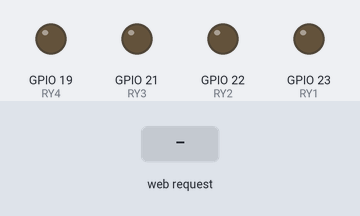
Recording of a sketch running on a simulated ESP32. Parts: output pins drawn as LEDs (lit = HIGH). Inputs (shaded band) come from the test bench. WiFi joins after 1.5 s; servers stay silent unless stated; what the sketch prints to the serial monitor is not drawn.

Above: at 2.7 s.
2.8 s: HTTP request GET /speed1/on received
At 4.5 s:
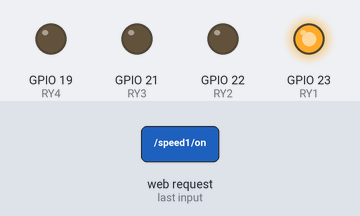
5.0 s: HTTP request GET /speed2/on received
At 6.2 s:
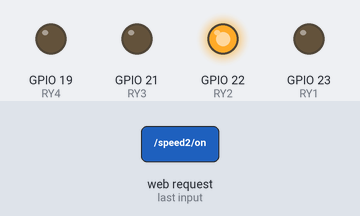
7.0 s: HTTP request GET /speed3/on received
At 7.9 s:
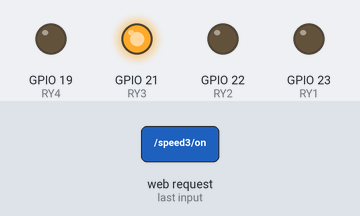
Timing chart, 0 to 10.0 s (numbered marks = the images above; inputs shaded):
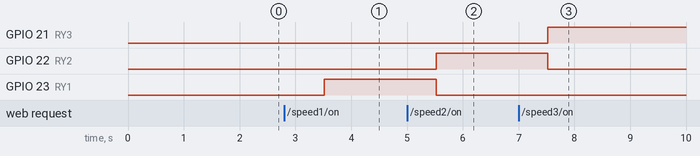

Measured:
- after the input at 2.8 s, GPIO 23 (RY1): LOW → HIGH after 0.72 s
- after the input at 5.0 s, GPIO 22 (RY2): LOW → HIGH after 0.52 s; GPIO 23 (RY1): HIGH → LOW after 0.52 s
- after the input at 7.0 s, GPIO 21 (RY3): LOW → HIGH after 0.52 s; GPIO 22 (RY2): HIGH → LOW after 0.52 s

The sketch:

ESP32-SmartFan.ino
```cpp
#include <WiFi.h>
const char* ssid = "SK_ 2.4G";
const char* password = "42117622";

WiFiServer server(80);

IPAddress staticIP(192,168,0,100);
IPAddress gateway(192,168,0,1);
IPAddress subnet(255,255,255,0);

String header;
String outputState1 = "off";
String outputState2 = "off";
String outputState3 = "off";
String outputState4 = "off";

#define RY1 23  //outputState1
#define RY2 22  //outputState1
#define RY3 21  //outputState3
#define RY4 19  //outputState4

void setup() {
  Serial.begin(115200);
  pinMode(RY1, OUTPUT);
  pinMode(RY2, OUTPUT);
  pinMode(RY3, OUTPUT);
  pinMode(RY4, OUTPUT);
  //off all
  digitalWrite(RY1, LOW);
  digitalWrite(RY2, LOW);
  digitalWrite(RY3, LOW);
  digitalWrite(RY4, LOW);
  delay(10);
  // Set Wi-Fi network with SSID and password
  Serial.print("Connect to ");
  Serial.println(ssid);
  WiFi.begin(ssid, password);
  WiFi.config(staticIP, gateway, subnet);
  while (WiFi.status() != WL_CONNECTED) {
    Serial.print(".");
    delay(500);
  }
  Serial.println();
  Serial.println("WiFi connected.");
  Serial.print("IP Address: ");
  Serial.println(WiFi.localIP());
  server.begin();
}

void loop() {
  WiFiClient client = server.available();

  if (client) {
    Serial.println("New Client.");
    String currentLine = "";
    while (client.connected()) {
      if (client.available()) {
        char c = client.read();
        Serial.write(c);
        header += c;
        if (c == '\n') {
          if (currentLine.length() == 0) {
            client.println("HTTP/1.1 200 OK");
            client.println("Content-type:text/html");
            client.println("Connection: close");
            client.println();

            // turns the GPIOs on and off
            if (header.indexOf("GET /speed1/on") >= 0) {
              Serial.println("GPIO Speed1 on");
              outputState1 = "on";
              outputState2 = "off";
              outputState3 = "off";
              outputState4 = "off";
              digitalWrite(RY1, HIGH); //ON active 1
              digitalWrite(RY2, LOW); //OFF
              digitalWrite(RY3, LOW); //OFF
              digitalWrite(RY4, LOW); //OFF
            }else if (header.indexOf("GET /speed2/on") >= 0) {
              Serial.println("GPIO Speed2 on");
              outputState1 = "off";
              outputState2 = "on";
              outputState3 = "off";
              outputState4 = "off";
              digitalWrite(RY1, LOW); //OFF
              digitalWrite(RY2, HIGH); //ON active 1
              digitalWrite(RY3, LOW); //OFF
              digitalWrite(RY4, LOW); //OFF
            }else if (header.indexOf("GET /speed3/on") >= 0) {
              Serial.println("GPIO Speed3 on");
              outputState1 = "off";
              outputState2 = "off";
              outputState3 = "on";
              outputState4 = "off";
              digitalWrite(RY1, LOW); //OFF
              digitalWrite(RY2, LOW); //OFF
              digitalWrite(RY3, HIGH); //ON active 0
              digitalWrite(RY4, LOW); //OFF
            }else if (header.indexOf("GET /speed4/off") >= 0) {
              Serial.println("GPIO OFF ALL");
              outputState1 = "off";
              outputState2 = "off";
              outputState3 = "off";
              outputState4 = "off";
              digitalWrite(RY1, LOW); //OFF
              digitalWrite(RY2, LOW); //OFF
              digitalWrite(RY3, LOW); //OFF
              digitalWrite(RY4, LOW); //OFF
            }

            client.println("<!DOCTYPE html><html>");
            client.println("<head><meta name=\"viewport\" content=\"width=device-width, initial-scale=1\">");
            client.println("<style>html { font-family: Helvetica; display: inline-block; margin: 0px auto; text-align: center;}");
            client.println(".button { background-color: #4CAF50; border: none; color: white; padding: 16px 40px;");
            client.println("text-decoration: none; font-size: 30px; margin: 2px; cursor: pointer;}");
            client.println(".button2 {background-color: #555555;}</style></head>");

            client.println("<body><h1>Smart FAN V0.1</h1>");
            client.println("<p>GPIO RY1 - State " + outputState1 + "</p>");
            client.println("<p>GPIO RY2 - State " + outputState2 + "</p>");
            client.println("<p>GPIO RY3 - State " + outputState3 + "</p>");
            client.println("<p>GPIO RY4 - State " + outputState4 + "</p>");
            client.println();
            break;
          } else {
            currentLine = "";
          }
        } else if (c != '\r') {
          currentLine += c;
        }
      }
    }
    header = "";
    client.stop();
    Serial.println("Client disconnected.");
    Serial.println("");
  }

   delay(1000);
}
```
